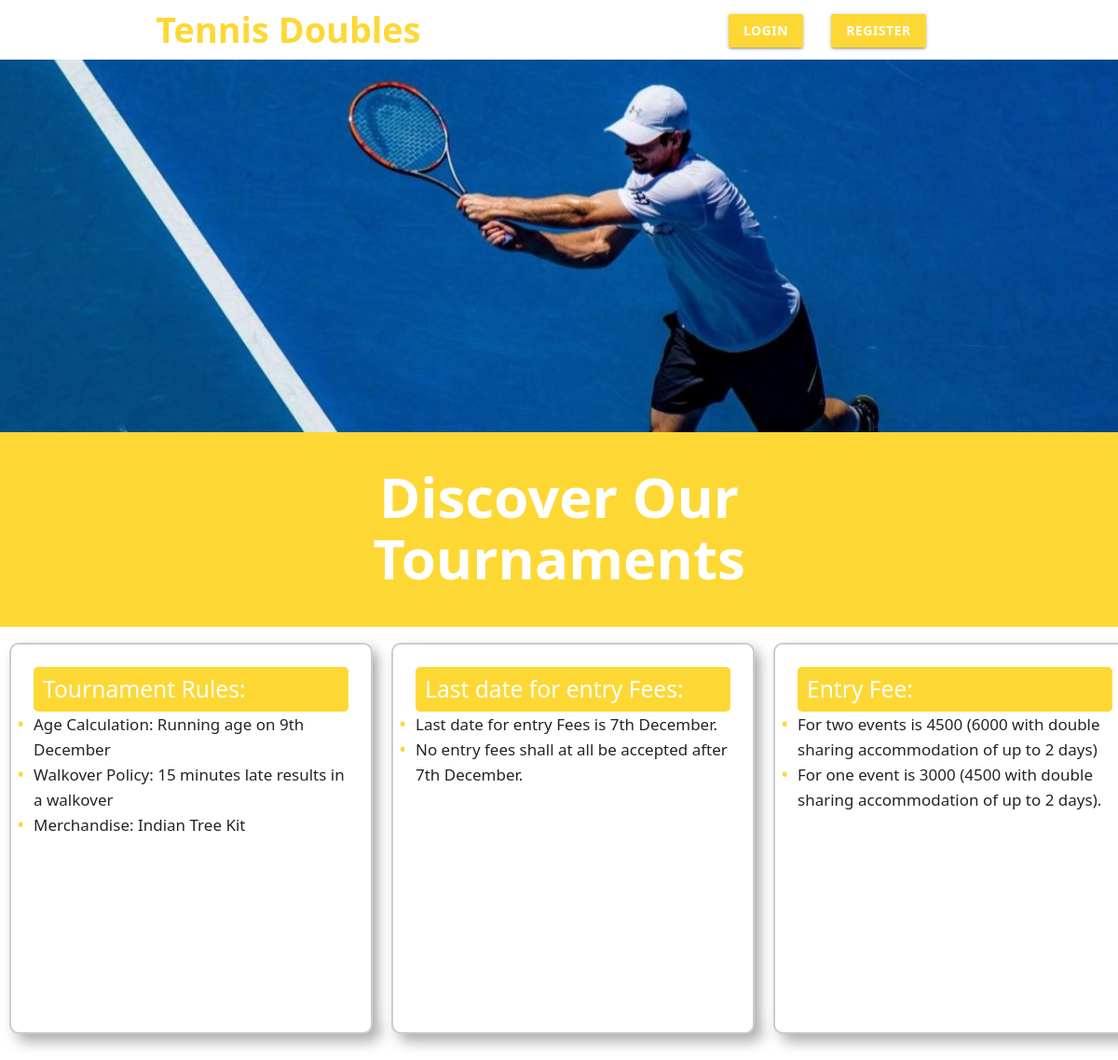
The page / on the database its author committed.
### home/models.py (models this page shows, shortened)
class card(models.Model):
    heading=models.CharField(max_length=40,null=True, default=None)
    point1=models.CharField(max_length=220,null=True,blank=True)
    point2=models.CharField(max_length=220,null=True,blank=True)
    point3=models.CharField(max_length=220,null=True,blank=True)
    point4=models.CharField(max_length=220,null=True,blank=True)
    point5=models.CharField(max_length=220,null=True,blank=True)

### home/views.py (the view)
# urls.py: path('', views.home, name='home'),
def home(request):
    cards = card.objects.all()
    return render(request, 'home.html', {'cards': cards})

### templates/home.html (shortened to what this page needs)
<!DOCTYPE html>
<html>
<head>
	<link href="https://cdn.jsdelivr.net/npm/bootstrap@5.0.2/dist/css/bootstrap.min.css" rel="stylesheet"
>
	<link rel="stylesheet" href="https://cdnjs.cloudflare.com/ajax/libs/materialize/1.0.0/css/materialize.min.css">
	<link rel="stylesheet" href="../static/csss/home.css">
</head>
<body style="height: 100%;">
	<nav class="white" role="navigation">
		<div class="nav-wrapper container">
			<a id="logo-container" href="#" class="brand-logo" style="color: #FDD835;">Tennis Doubles</a>
			<ul class="right">
				{% if request.user.is_authenticated %}
					<li><a class="waves-effect waves-light btn yellow darken-1 bold" href="{% url 'logout' %}">Logout</a></li>
					{% if request.user.is_superuser %}
						<li><a class="waves-effect waves-light btn yellow darken-1 bold" href="/admin/">Admin</a></li>
					{% else %}
						<li><a class="waves-effect waves-light btn yellow darken-1 bold" href="{% url 'detail' %}">Details</a></li>
					{% endif %}
				{% else %}
					<li><a class="waves-effect waves-light btn yellow darken-1 bold" href="{% url 'login' %}">Login</a></li>
					<li><a class="waves-effect waves-light btn yellow darken-1 bold" href="{% url 'register' %}">Register</a></li>
				{% endif %}
			</ul>
		</div>
	</nav>
	<div class="slider">
		<ul class="slides">
			<li>
				<img src="../static/image/murray-1568x1090.jpg">
			</li>
		</ul>
	</div>
	<div class="section yellow darken-1">
		<div class="container row">
			<div class="col s12">
				<h2 class="center-align" style="font-size: 4rem;">Discover Our Tournaments</h2>
			</div>
		</div>
	</div>
	<div class="card-container" style="padding: 10px;">
		{% for card in cards %}
		<div class="card" style="word-wrap: break-word;">
			<div class="card-content" style="word-wrap: break-word;">
				<h5 style="word-wrap: break-word;" id="card-heading">{{ card.heading }}</h5>
				<ul style="word-wrap: break-word;">
					{% if card.point1 %}
					<li style="word-wrap: break-word;">{{ card.point1 }}</li>
					{% endif %}
					{% if card.point2 %}
					<li style="word-wrap: break-word;">{{ card.point2 }}</li>
					{% endif %}
					{% if card.point3 %}
					<li>{{ card.point3 }}</li>
					{% endif %}
				</ul>
			</div>
		</div>
		{% endfor %}
	</div>
</body>
</html>

### staticfiles/csss/home.css (style rules this page uses)
.brand-logo, .waves-effect.waves-light.btn { font-weight: 600; }
.brand-logo { transform: scale(1.2); transition: transform 0.3s ease; }
.section.yellow.darken-1 { padding: 0px 0; }
.section .container h2 { font-size: 3rem; }
.card-container { display: flex; overflow-x: auto; padding: 20px; justify-content: space-between; box-sizing: border-box }
.card { width: 100%; height: 50vh; margin-bottom: 20px; flex-wrap: wrap; flex: 0 0 calc(50% - 20px); margin-bottom: 20px; }
.card { flex: 0 0 auto; width: 390px; height: 420px; margin-right: 20px; border: 1px solid #ccc; border-radius: 10px; background-color: #fff; box-shadow: 0 4px 8px rgba(0, 0, 0, 0.1); }
.card { border: 2px solid #ccc; background-color: #fff; box-shadow: 8px 8px 15px #aaa, -8px -8px 15px #fff; border-radius: 10px; }
.card-content h5 { margin-bottom: 20px; }
.card-content { padding: 20px; word-wrap: break-word; overflow-wrap: break-word; }
.card-content ul { list-style: none; padding-left: 20px; }
.card-content li::before { content: '•'; color: #FDD835; font-weight:bolder; display: inline-block; width: 1.2em; margin-left: -1em; }
.card-content ul { list-style: none; padding-left: 0; font-size: 17px; line-height: 1.6; }
.card-content li::before { content: '•'; color: #FDD835; font-weight: bold; display: inline-block; width: 1em; margin-left: -1em; }
#card-heading { background-color: #FDD835; color: white; padding: 10px; margin: 0; border-radius: 5px; }
.section { display: flex; align-items: center; justify-content: center; padding: 10px 0; }
.container h2 { font-size: 3rem; font-weight: bold; color: #fff; }
@media (min-width: 601px) { .card-container { display: flex; overflow-x: auto; overflow-y: hidden; white-space: nowrap; padding: 20px 0; } }
@media (min-width: 601px) { .card { flex: 0 0 auto; margin-right: 20px; white-space: normal; } }

### rows shown on the page
card: heading "Tournament Rules:", point1 "Age Calculation: Running age on 9th December", point2 "Walkover Policy: 15 minutes late results in a walkover", point3 "Merchandise: Indian Tree Kit"
card: heading "Last date for entry Fees:", point1 "Last date for entry Fees is 7th December.", point2 "No entry fees shall at all be accepted after 7th December."
card: heading "Entry Fee:", point1 "For two events is 4500 (6000 with double sharing accommodation of up to 2 days)", point2 "For one event is 3000 (4500 with double sharing accommodation of up to 2 days)."
